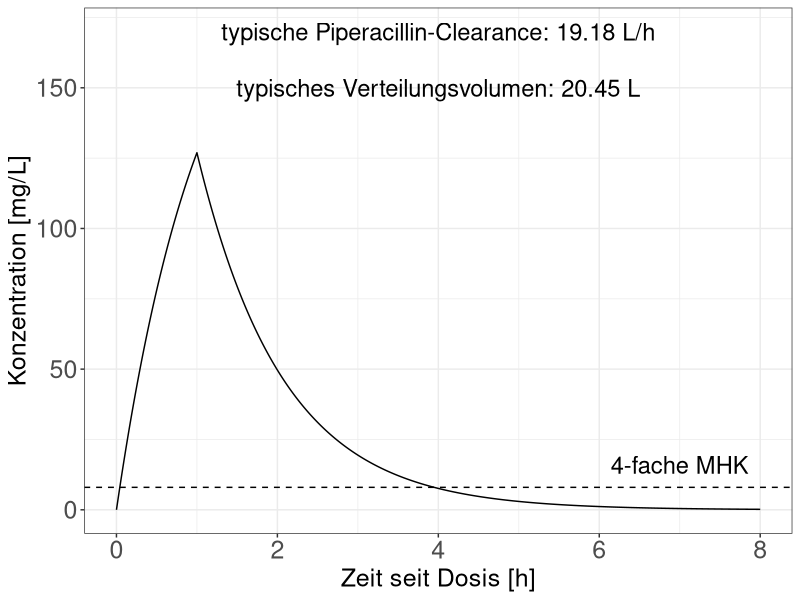
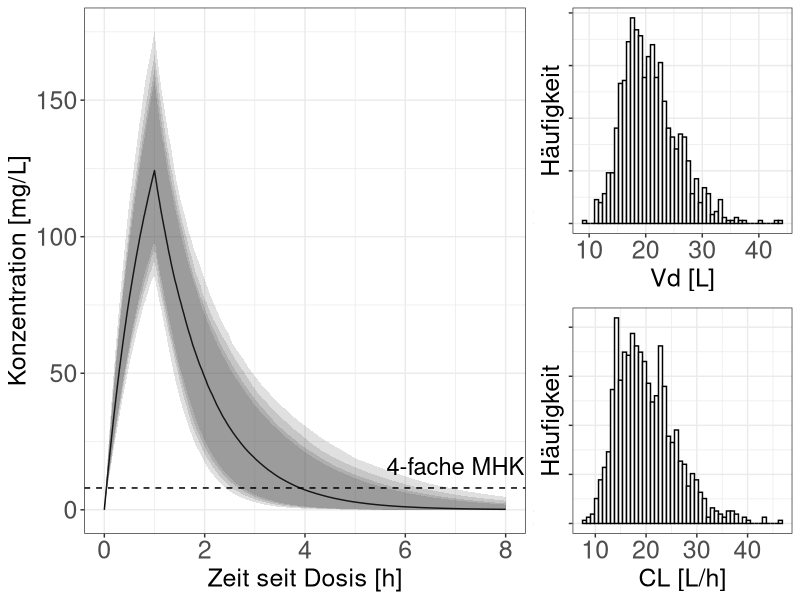
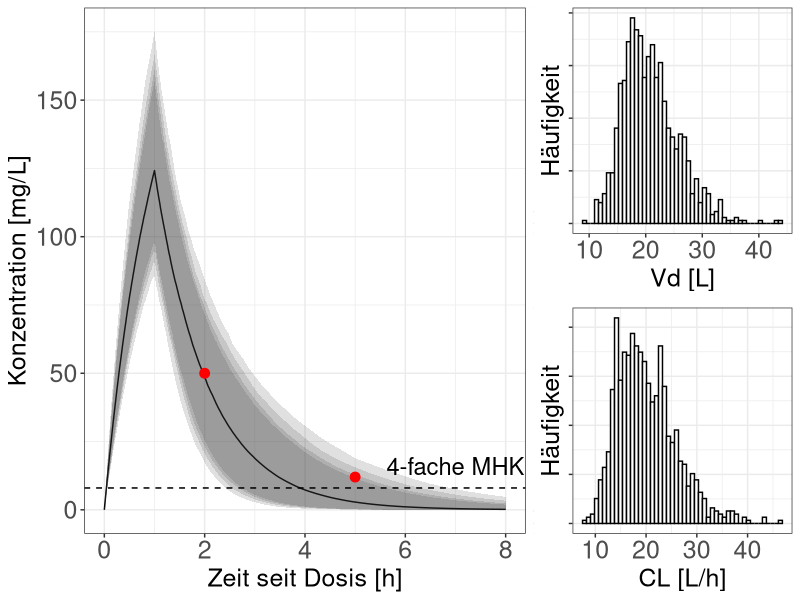
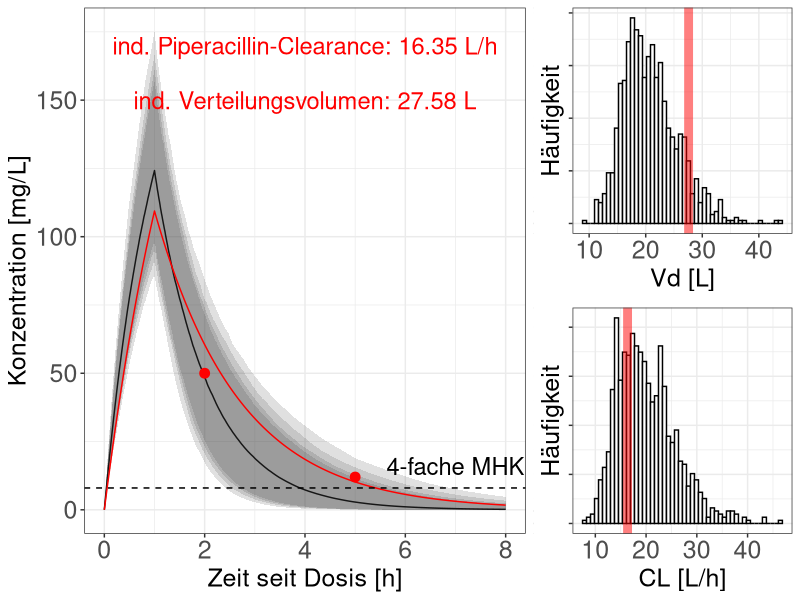
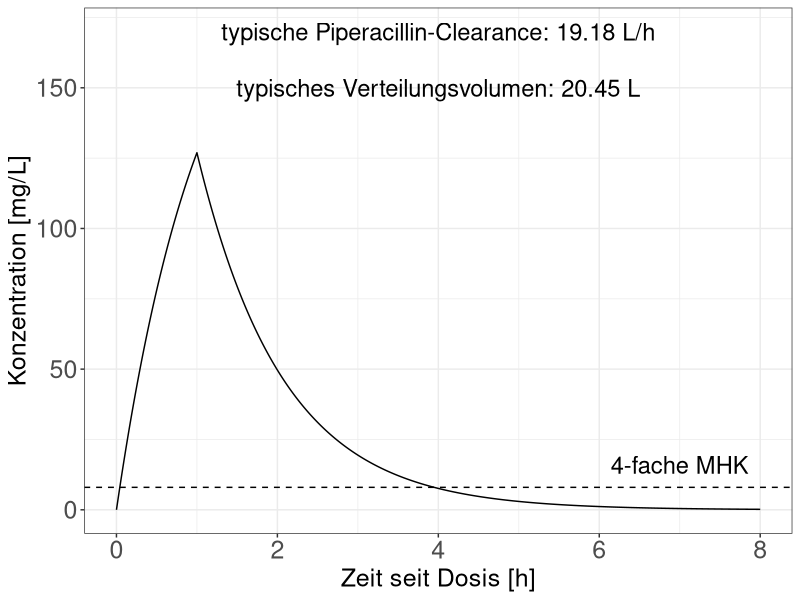
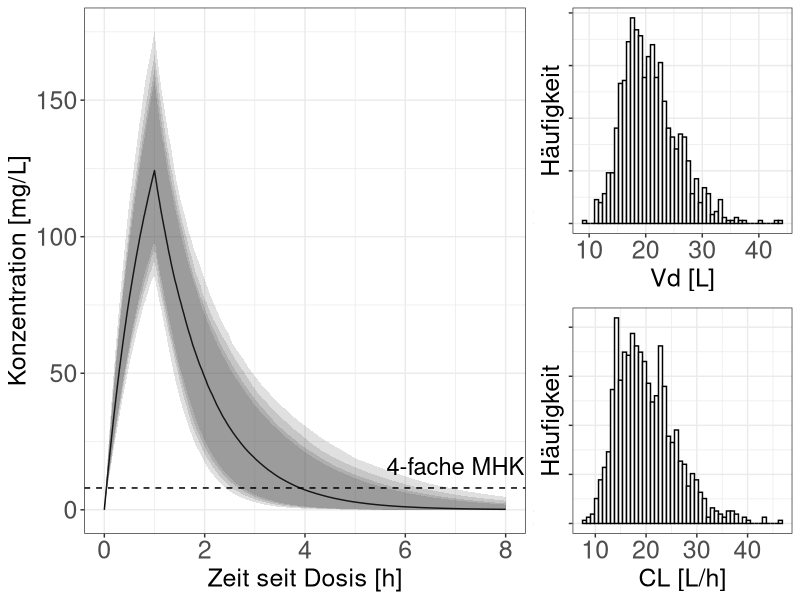
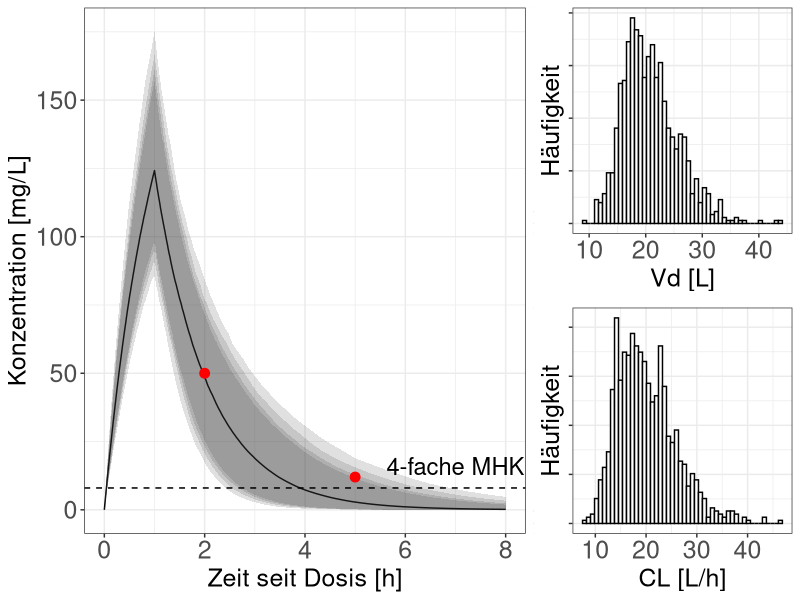
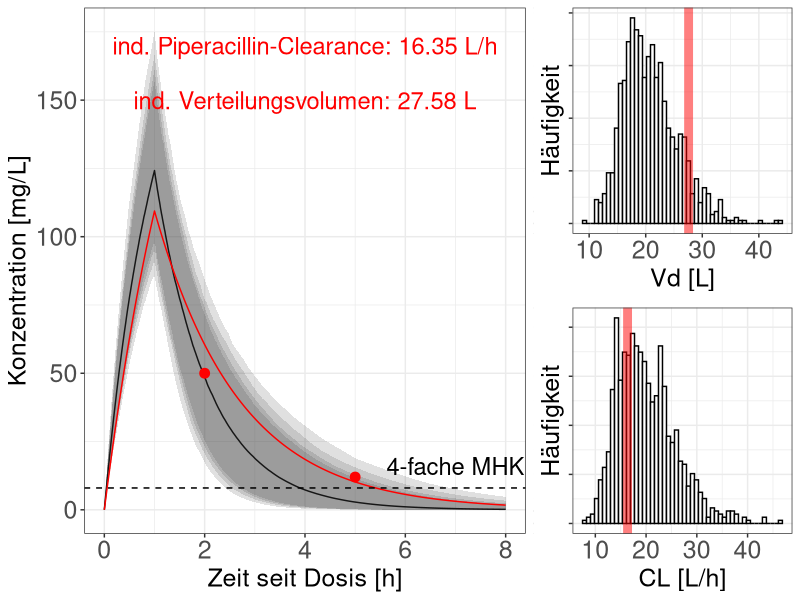

These charts were generated, in order, by the following R code:

install.packages("ggplot2", "gridExtra")

## Alles markieren und Knopf "Run" drücken 
## ODER
## Jede Zeile einzeln nacheinander ablaufen lassen mittels: STRG+ENTER

library(ggplot2)
library(gridExtra)

## Aus: Population pharmcokinetics and pharmacodynamics of piperacillin/tazobactam 
## in patients with complicated intra-abdominal infection
## Li et al. Journal of Antimicrobial Chemotherapy (2005) 56, 388-395

piperacillin_single_dose <- function(par = c(ETA1=0,           # par ist ein Vektor, enthält
                                             ETA2=0),          # Benutzerdefinierte Abweichung vom typischen Patienten
                                     omg = c(OMEGA1=0.277,     # Die im popPK Modell hinterlegten Standardabweichungen
                                             OMEGA2=0.252),    # der Modellparameter CL und Vd werden hier abgelegt
                                     rem = c(PROP=0.185,       # Das residuale Fehlermodell mit proportionalem
                                             ADD=1.77),        # und additivem Fehler stammt aus dem pop PK Modell, hier nicht benötigt
                                     amt,                      # amt: Dosis in mg
                                     dur,                      # dur: Infusionsdauer (Tinf) in Stunden
                                     time,                     # time:zu simulierende Zeitpunkt(e) oder Zeitspanne in Stunden
                                     CLcr,                     # CLcr: Creatinin-Clearance des Individuums (mL/min)
                                     WT,                       # WT: Körpergewicht des Individuums (kg)
                                     ID,                       # ID: Fortlaufende Nummerierung des Individuums
                                     noIIV = F) {              # noIIV: Flag schaltet inter-individuelle Variabilität (FALSE) an und aus (TRUE)
  
  ## Kovariatenmodell
  ## Typische Werte für Clearance und Verteilungsvolumen
  ## Werden anhand der popPK Modellparameter aus Kovariaten berechnet
  popCL <- 5.05 + 9.60 * CLcr/89
  popVd <- 22.3 * WT/81.8
  
  ## Statistisches Modell
  ## Wenn IIV ausgeschaltet ist
  if(noIIV){
    ecl = 0
    evd = 0
  } else { 
    ## sonst werden zufällige Werte für ecl und evd aus einer Normalverteilung mit
    ## Mittelwert = 0 und Standardabweichung = OMEGA1 für ecl und OMEGA2 für evd
    ecl = rnorm(n=1, mean=0, sd=(omg[["OMEGA1"]]))
    evd = rnorm(n=1, mean=0, sd=(omg[["OMEGA2"]]))
  }
  
  ## Da aus dem popPK Modell hervorgeht, dass die Modellparameter log-normal verteilt sind
  ## wird die IIV als exponent der e-Funktion angegeben
  ## der Exponent stammt nun entweder aus der Benutzereingabe (par)
  ## oder aus der Normalverteilung oben (ecl und evd)
  indCL <- popCL * exp(ecl+par[["ETA1"]])
  indVd <- popVd * exp(evd+par[["ETA2"]])
  
  
  ## Strukturmodell für ein 1-Kompartiment Modell mit Infusion (0. Ordnung)
  ## und Elimination 1. Ordnung
  ke = indCL/indVd
  
  conc <-  ifelse(time <= dur,    
                  amt/(dur*ke*indVd)*(1-exp(-ke*time)),
                  amt/(dur*ke*indVd)*(1-exp(-ke*dur))*exp(-ke*(time-dur))
  )
  
  ## Alle Ergebnisse und Daten in einer "Tabelle" zusammenfassen...
  results <- data.frame(TIME=time,
                        AMT=amt,
                        DUR=dur,
                        CLCR=CLcr,
                        WT=WT,
                        IPRED=conc,
                        ID=ID,
                        indCL=indCL,
                        indVd=indVd,
                        popCL=popCL,
                        popVd=popVd)
  
  ##... und als Gesamtergebnis der Funktion zurückgeben
  return(results)  
}

## Zeit unseren Patienten zu simulieren

TIME <- seq(0,8,by=0.01)   ## Zeitpunkte zu simulieren
AMT <- 4000                ## Applizierte Dosis in mg
DUR <- 1                   ## Infusionsdauer (Tinf) in Stunden
CLcr <- 131                ## Kreatininclearance in mL/h
WT <- 75                   ## Patientengewicht in kg
MIC <- 2                   ## minimale Hemmkonzentration in mg/L
PK_TARGET <- 4 * MIC       ## PK/PD-Ziel 4x MHK

## Simulation eines typischen Patienten mit den Kovariaten unseres Individuums
## interindividuelle Variabilität wird hier ausgeschaltet, da wir
## nur am wahrscheinlichsten Verlauf der Kurve interessiert sind
## => Zeile "noIIV = T" 

pop_prediction <- piperacillin_single_dose(amt=AMT, 
                                           dur=DUR,  
                                           time=TIME, 
                                           CLcr = CLcr, 
                                           WT=WT, ID=0,
                                           noIIV = T)

## Ergebnisse werden in einer Abbildung dargestellt

pl_1 <- ggplot(data = pop_prediction) +                        ## Definiere Daten für die Abbildung
  geom_line(mapping = aes(x=TIME, y=IPRED)) +          ## Art der Abbildung und was soll auf welche Achse
  theme_bw() +                                         ## Äußerlichkeiten der Abbildung
  geom_hline(mapping = aes(yintercept=PK_TARGET), linetype=2) +            # Eintragen des PK/PD-Zieles
  annotate(geom = "text", x=7, y=PK_TARGET*2, label="4-fache MHK", size=6 ) +   # und beschriften
  xlab("Zeit seit Dosis [h]") +                        ## Beschriftung von x- ...
  ylab("Konzentration [mg/L]") +                         ## und y-Achse
  theme(axis.title = element_text(size=18), axis.text = element_text(size=18), plot.title = element_text(size=18), plot.subtitle = element_text(size=16)) + 
  annotate(geom= "text", x=4, y= 170, label= paste("typische Piperacillin-Clearance:", round(pop_prediction[1,]$indCL,2), "L/h"), size=6) +
  annotate(geom= "text", x=4, y= 150, label= paste("typisches Verteilungsvolumen:", round(pop_prediction[1,]$indVd,2), "L"), size=6)


## Abbildung anzeigen

pl_1 

## MC Simulation
## Durch mehrfache Simulieren des gleichen Patienten
## Werden innerhalb der Funktion jedesmal andere Werte für ecl und evd 
## aus der Normalverteilung "gezogen" -> rnorm(...) zieht zufällige Stichproben aus der Normalverteilung
## Dies kann einige Minuten dauern

mc_data <- NULL ## Für die R-Profis: Das ist nicht besonders effizient, 
                ## der Speicher sollte vor der Schleife zugewiesen werden

for(i in 1:1000){
  tmp_data <- piperacillin_single_dose(amt=AMT, dur=DUR, time=TIME, CLcr = CLcr, WT=WT, ID=i)
  mc_data <- rbind(mc_data, tmp_data)
}


## Modellparameter (CL und Vd) der 1000 virtuellen Patienten aus den Daten herausziehen

mc_pop_cl <- (mc_data[mc_data$TIME==0,]$indCL)
mc_pop_vd <- (mc_data[mc_data$TIME==0,]$indVd)


## Histogramme vorbereiten

pl_dens_cl <- ggplot() + geom_histogram(aes(x=mc_pop_cl, y=..density..), fill="white", colour="black", bins=50) + theme_bw() +
  xlab("CL [L/h]") + ylab("Häufigkeit") +
  theme(axis.title = element_text(size=18), axis.text = element_text(size=18), plot.title = element_text(size=18), plot.subtitle = element_text(size=16)) +
  theme(axis.text.y = element_blank())
pl_dens_vd <-ggplot() + geom_histogram(aes(x=mc_pop_vd, y=..density..), fill="white", colour="black", bins=50) + theme_bw() +
  xlab("Vd [L]") + ylab("Häufigkeit") +
  theme(axis.title = element_text(size=18), axis.text = element_text(size=18), plot.title = element_text(size=18), plot.subtitle = element_text(size=16)) +
  theme(axis.text.y = element_blank())

## Aus dem generierten Datensatz von 1000 Individuuen werden nur die 
## Konzentrationswerte herausgezogen

all_IPRED <- NULL

for(i in 1:max(mc_data$ID)){
  all_IPRED <- rbind(all_IPRED,mc_data[mc_data$ID==i,]$IPRED)
}

## Und die Quantile zur Bildung der 95, 90, 85 und 80 % Intervalle
## Werden berechnet

s <- apply(all_IPRED,2,function(x) quantile(x,probs=c(0.025, 0.05, 0.075, 0.10, 0.9, 0.925, 0.95, 0.975, 0.5)))

## Alle Daten in eienr "Tabelle" zusammenfassen
mc_data_2 <- data.frame(TIME=TIME,
                        s1=s[1,],s2=s[8,], # 95% 
                        s3=s[2,],s4=s[7,], # 90%
                        s5=s[3,],s6=s[6,], # 85%
                        s7=s[4,],s8=s[5,], # 80%
                        median=s[9,])      # median => Sollte sich mit der pop_prediction decken

## Abbildung mit Vorhersageintervall erstellen

pl_2 <- ggplot(data=mc_data_2) + geom_line(mapping = aes(x=TIME, y=median)) +
  geom_ribbon(mapping = aes(x=TIME, ymin = s1, ymax=s2), alpha=0.15) +
  geom_ribbon(mapping = aes(x=TIME, ymin = s3, ymax=s4), alpha=0.15) +
  geom_ribbon(mapping = aes(x=TIME, ymin = s5, ymax=s6), alpha=0.15) +
  geom_ribbon(mapping = aes(x=TIME, ymin = s7, ymax=s8), alpha=0.15) + 
  geom_hline(mapping = aes(yintercept=PK_TARGET), linetype=2) +           
  annotate(geom = "text", x=7, y=PK_TARGET*2, label="4-fache MHK", size=6 ) +   
  theme_bw() + xlab("Zeit seit Dosis [h]") + ylab("Konzentration [mg/L]") +
  theme(axis.title = element_text(size=18), axis.text = element_text(size=18), plot.title = element_text(size=18), plot.subtitle = element_text(size=16))

## Abbildung anzeigen
grid.arrange(pl_2, grid.arrange(pl_dens_vd, pl_dens_cl, nrow=2), ncol=2, widths=c(2,1))

## Jetzt kommt TDM hinzu

## Konzentrationsbestimmung nach 2 und 5 Stunden
tdm_data <- data.frame(conc=c(50, 12), # gemessene Konzentration (mg/L)
                       times=c(2, 5))   # zum Zeitpunkt x in Stunden

pl_3 <- ggplot(data=mc_data_2) + geom_line(mapping = aes(x=TIME, y=median)) +
  geom_ribbon(mapping = aes(x=TIME, ymin = s1, ymax=s2), alpha=0.15) +
  geom_ribbon(mapping = aes(x=TIME, ymin = s3, ymax=s4), alpha=0.15) +
  geom_ribbon(mapping = aes(x=TIME, ymin = s5, ymax=s6), alpha=0.15) +
  geom_ribbon(mapping = aes(x=TIME, ymin = s7, ymax=s8), alpha=0.15) + 
  geom_point(data=tdm_data, mapping = aes(x=times, y=conc), size=3, colour="red") +   ## <- Messwerte "Neues Wissen"
  geom_hline(mapping = aes(yintercept=PK_TARGET), linetype=2) +           
  annotate(geom = "text", x=7, y=PK_TARGET*2, label="4-fache MHK", size=6 ) + 
  theme_bw() + xlab("Zeit seit Dosis [h]") + ylab("Konzentration [mg/L]") +
  theme(axis.title = element_text(size=18), axis.text = element_text(size=18), plot.title = element_text(size=18), plot.subtitle = element_text(size=16))

## Abbildung anzeigen
grid.arrange(pl_3, grid.arrange(pl_dens_vd, pl_dens_cl, nrow=2), ncol=2, widths=c(2,1))

## Anpassung nach dem maximum a posteriori Bayesischen Prinzip
## => Ermittlung der Parameter die am "besten" zu den neuen Daten (TDM-Daten)
## Als auch zum popPK Modell passen

## Aufstellen einer Objektiven Funktion, die es zu minimieren gilt

obj_func <- function(par,               # Hier werden verschiedene Werte für ETA1 und ETA2 "ausprobiert"
                     tdm_data,          # TDM Datensatz
                     dosage_data,       # Dosierungsdaten
                     patient_data,      # Patientencharakteristika
                     omg = c(OMEGA1=0.277,     # Die im popPK Modell hinterlegten Standardabweichungen
                             OMEGA2=0.252),    # der Modellparameter CL und Vd werden hier abgelegt
                     rem = c(PROP=0.185,       # Das residuale Fehlermodell mit proportionalem
                             ADD=1.77))        # und additivem Fehler stammt aus dem pop PK Modell, hier nicht benötigt)      
{
  
  ## Extrahieren der TDM-Daten
  measured_conc <- tdm_data$conc
  times <- tdm_data$times
  
  simulated_conc = piperacillin_single_dose(par=par, # Die aktuell probierte Kombination aus ETA1 und ETA2
                                            amt=dosage_data[["AMT"]], 
                                            dur=dosage_data[["DUR"]], 
                                            time=times,                     ## Nur die TDM Zeitpunkte müssen Simuliert werden
                                            CLcr = patient_data[["CLcr"]], 
                                            WT=patient_data[["WT"]], 
                                            ID=0,
                                            noIIV=T)$IPRED
  
  ## Berechnung des Funktionswertes:
  ## Um den Residuellen Fehler gewichtete Abweichungsquadrate für jeden Messwert werden summiert
  ## Dazu wird die Summe der mit der Varianz OMEGA1² und OMEGA2² gewichteten Abweichung der 
  ## Werte in ETA1 und ETA2 (=Abweichung vom typischen Patienten) addiert
  
  sig2 <- simulated_conc^2*rem[["PROP"]]^2+rem[["ADD"]]^2
  OFV <- sum( (measured_conc-simulated_conc)^2/(sig2)+log(sig2)) + sum( ((par-0)^2)/(omg^2)) ## <- Hier wird der OFV berechnet
  
  ## Bedeutet also, ein ETA darf umso weiter abweichen, je größer die im Modell hinterlegte Standardabweichung OMEGA ist
  ## => Zu starke Abweichung vom Modell wird dadurch "bestraft", dass ein hoher Funktionswert errechnet wird
  
  return(OFV)
}



## par beinhaltet jetzt die Startwerte für ETAs (0 ist das wahrscheinlichste ETA => modus der Verteilung)
## Die R-Funktion "optim" miniert die in "fn" übergebene objektive Funktion
optim_res <- optim(par=c(ETA1=0, ETA2=0), 
                   fn=obj_func, 
                   tdm_data=tdm_data,
                   dosage_data=c(AMT=AMT, DUR=DUR),
                   patient_data=c(CLcr=CLcr, WT=WT))


## Einsetzen der Ermittelten Werte für ETA1 und ETA2, welche
## die Objektive Funktion minimieren
## Es handelt sich jeweils um den Modus der a posteriori Verteilung von ETA1 und ETA2

ind_prediction <- piperacillin_single_dose(amt=AMT, 
                                           par = optim_res$par, ## <- Ermittelte Optimale Parameter
                                           dur=DUR,  
                                           time=TIME, 
                                           CLcr = CLcr, 
                                           WT=WT, ID=i,
                                           noIIV = T)


## Die Individuelle Vorhersage mit in die Abbildung einbinden
## Die Messwerte liegen NICHT auf der individuellen Vorhersage!
## => Das Modell selbst (a priori Wissen) begrenzt das Ausmaß der Anpassung
## Zu starke Abweichung vom Modell ist unwahrscheinlich

pl_4 <- ggplot(data=mc_data_2) + geom_line(mapping = aes(x=TIME, y=median)) +
  geom_ribbon(mapping = aes(x=TIME, ymin = s1, ymax=s2), alpha=0.15) +
  geom_ribbon(mapping = aes(x=TIME, ymin = s3, ymax=s4), alpha=0.15) +
  geom_ribbon(mapping = aes(x=TIME, ymin = s5, ymax=s6), alpha=0.15) +
  geom_ribbon(mapping = aes(x=TIME, ymin = s7, ymax=s8), alpha=0.15) + 
  geom_point(data = tdm_data, mapping = aes(x=times, y=conc), size= 3, colour="red") +
  geom_line(data = ind_prediction, mapping = aes(x=TIME, y=IPRED), colour="red") + ## <- Individuelle Anpassung
  geom_hline(mapping = aes(yintercept=PK_TARGET), linetype=2) +           
  annotate(geom = "text", x=7, y=PK_TARGET*2, label="4-fache MHK", size=6 ) + 
  annotate(geom= "text", x=4, y= 170, label= paste("ind. Piperacillin-Clearance:", round(ind_prediction[1,]$indCL,2), "L/h") , size=6, colour="red") +
  annotate(geom= "text", x=4, y= 150, label= paste("ind. Verteilungsvolumen:", round(ind_prediction[1,]$indVd,2), "L") , size=6, colour="red" ) +
  theme_bw() + xlab("Zeit seit Dosis [h]") + ylab("Konzentration [mg/L]") +
  theme(axis.title = element_text(size=18), axis.text = element_text(size=18), plot.title = element_text(size=18), plot.subtitle = element_text(size=16))

## Vorbereiten der Histogramme
pl_dens_vd_extended <- pl_dens_vd + geom_vline(aes(xintercept=ind_prediction[1,]$indVd), size=3, alpha=0.5, colour="red")
pl_dens_cl_extended <- pl_dens_cl + geom_vline(aes(xintercept=ind_prediction[1,]$indCL), size=3, alpha=0.5, colour="red") 


## Abbildung anzeigen
grid.arrange(pl_4, grid.arrange(pl_dens_vd_extended, pl_dens_cl_extended, nrow=2), ncol=2, widths=c(2,1))


#######################################
## Abbildungen aus dem Artikel erzeugen

## Abbildung A
pl_1 

## Abbildung B
grid.arrange(pl_2, grid.arrange(pl_dens_vd, pl_dens_cl, nrow=2), ncol=2, widths=c(2,1))

## Abbildung C
grid.arrange(pl_3, grid.arrange(pl_dens_vd, pl_dens_cl, nrow=2), ncol=2, widths=c(2,1))

## Abbildung D
grid.arrange(pl_4, grid.arrange(pl_dens_vd_extended, pl_dens_cl_extended, nrow=2), ncol=2, widths=c(2,1))